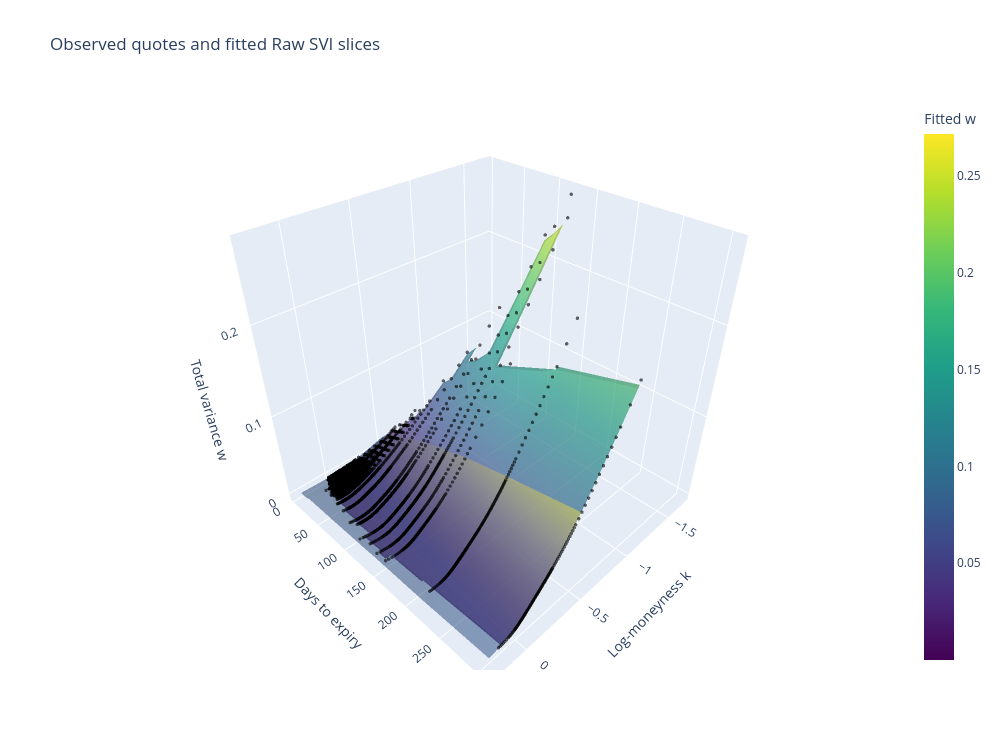

The cell this chart's notebook holds for it:
### Markdown cell above
## Observed and fitted 3D total-variance surface

Rotate the figure to inspect observed quotes, the fitted Raw SVI slices, and their calendar-repaired total-variance grid. The Raw SVI mesh is evaluated only within each expiry's observed $k$ range. The repaired mesh uses the common $k\in[-0.5,0.25]$ range.

### Code cell
k_mesh_grid = np.linspace(observations['log_moneyness'].min(), observations['log_moneyness'].max(), 180)
expiry_days = fit_summary['days_to_expiry'].to_numpy()
w_mesh = np.full((len(fit_summary), len(k_mesh_grid)), np.nan)
for i, params in fit_summary.iterrows():
    inside = (k_mesh_grid >= params['k_min']) & (k_mesh_grid <= params['k_max'])
    p = [params[name] for name in ['a', 'b', 'rho', 'm', 'sigma']]
    w_mesh[i, inside] = raw_svi_total_variance(k_mesh_grid[inside], *p)

fig = go.Figure()
fig.add_trace(go.Surface(
    x=k_mesh_grid, y=expiry_days, z=w_mesh, colorscale='Viridis', opacity=0.68,
    connectgaps=False, name='Fitted Raw SVI', colorbar=dict(title='Fitted w'),
))
fig.add_trace(go.Surface(
    x=surface_grid['log_moneyness'],
    y=surface_grid['time_to_expiry'] * 365,
    z=surface_grid['repaired_total_variance'],
    colorscale='Cividis', opacity=0.48, showscale=False, name='Calendar repaired',
))
fig.add_trace(go.Scatter3d(
    x=observations['log_moneyness'], y=observations['days_to_expiry'], z=observations['market_w'],
    mode='markers', marker=dict(size=2, color='black', opacity=0.6), name='Observed w',
    customdata=np.column_stack([observations['fitted_w'], observations['residual_w']]),
    hovertemplate='k=%{x:.3f}<br>DTE=%{y:.0f}<br>Observed w=%{z:.5f}<br>Fitted w=%{customdata[0]:.5f}<br>Residual=%{customdata[1]:+.5f}<extra></extra>',
))
fig.update_layout(title='Observed quotes and fitted Raw SVI slices', width=1000, height=750, scene=dict(xaxis_title='Log-moneyness k', yaxis_title='Days to expiry', zaxis_title='Total variance w'))
fig.show()

### Figure 1 — Plotly figure (JSON) as saved in the notebook; plotly's stock layout.template omitted (floating-point values rounded to 4 significant figures; data arrays with more than 128 entries replaced by an {"elided": "..."} marker saying what was removed)
{"data": [{"colorbar": {"title": {"text": "Fitted w"}}, "colorscale": [[0.0, "#440154"], [0.1111, "#482878"], [0.2222, "#3e4989"], [0.3333, "#31688e"], [0.4444, "#26828e"], [0.5556, "#1f9e89"], [0.6667, "#35b779"], [0.7778, "#6ece58"], [0.8889, "#b5de2b"], [1.0, "#fde725"]], "connectgaps": false, "name": "Fitted Raw SVI", "opacity": 0.68, "type": "surface", "x": {"elided": "180 float values"}, "y": [4, 5, 6, 7, 10, 11, 12, 13, 14, 17, 18, 19, 20, 21, 24, 25, 26, 27, 28, 31, 32, 33, 34, 35, 38, 39, 40, 42, 49, 63, 84, 91, 112, 124, 140, 154, 214, 305], "z": {"elided": "38x180 float values"}}, {"colorscale": [[0.0, "#00224e"], [0.1111, "#123570"], [0.2222, "#3b496c"], [0.3333, "#575d6d"], [0.4444, "#707173"], [0.5556, "#8a8678"], [0.6667, "#a59c74"], [0.7778, "#c3b369"], [0.8889, "#e1cc55"], [1.0, "#fee838"]], "name": "Calendar repaired", "opacity": 0.48, "showscale": false, "type": "surface", "x": {"elided": "151 float values"}, "y": [4.0, 5.0, 6.0, 7.0, 10.0, 11.0, 12.0, 13.0, 14.0, 17.0, 18.0, 19.0, 20.0, 21.0, 24.0, 25.0, 26.0, 27.0, 28.0, 31.0, 32.0, 33.0, 34.0, 35.0, 38.0, 39.0, 40.0, 42.0, 49.0, 63.0, 84.0, 91.0, 112.0, 124.0, 140.0, 154.0, 214.0, 305.0], "z": {"elided": "38x151 float values"}}, {"customdata": {"elided": "6550x2 float values"}, "hovertemplate": "k=%{x:.3f}<br>DTE=%{y:.0f}<br>Observed w=%{z:.5f}<br>Fitted w=%{customdata[0]:.5f}<br>Residual=%{customdata[1]:+.5f}<extra></extra>", "marker": {"color": "black", "opacity": 0.6, "size": 2}, "mode": "markers", "name": "Observed w", "type": "scatter3d", "x": {"elided": "6550 float values"}, "y": {"elided": "6550 int values"}, "z": {"elided": "6550 float values"}}], "layout": {"height": 750, "scene": {"xaxis": {"title": {"text": "Log-moneyness k"}}, "yaxis": {"title": {"text": "Days to expiry"}}, "zaxis": {"title": {"text": "Total variance w"}}}, "title": {"text": "Observed quotes and fitted Raw SVI slices"}, "width": 1000}}
